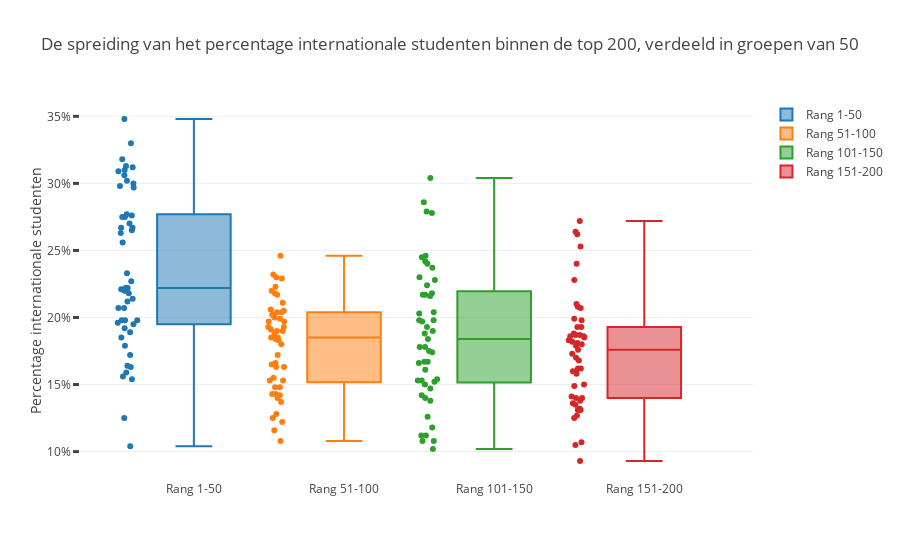

This figure's notebook cell:
### Markdown cell above
Allereerst wordt de structuur van de data story uitgelegd. De story is opgesplitst in twee delen: in de eerste helft wordt gekeken naar de verschillen tussen de top 200 universiteiten, verdeeld in vier groepen; in de tweede helft wordt gekeken naar verschillen op internationaal niveau. Dit wordt gedaan om een conclusie te kunnen trekken met betrekking tot verschillen in de internationale en/of totale score. Wanneer de top 200 in vier groepen wordt gesplitst, is te zien dat het gemiddelde percentage internationale studenten tussen groepen weinig verschilt, zie bovenstaande plot.

### Code cell
boxplot_intstudents()

### Figure 1 — Plotly figure (JSON) as saved in the notebook; plotly's stock layout.template omitted (floating-point values rounded to 4 significant figures)
{"data": [{"boxpoints": "all", "jitter": 0.3, "name": "Rang 1-50", "pointpos": -1.8, "type": "box", "uid": "4784aeb8-02a1-4bcf-a30e-a5179931cbd6", "y": [26.7, 27.6, 29.7, 26.5, 31.2, 30.6, 31, 33, 30.9, 25.6, 19.8, 22.7, 22.2, 30.2, 26.3, 19.6, 26.7, 19.2, 17.2, 19.5, 27.5, 31.3, 12.5, 27, 17.9, 21.2, 19.8, 19.8, 16.4, 16.3, 27.5, 21.4, 22, 34.8, 20.7, 29.8, 27.7, 22.1, 22.2, 31.8, 21.8, 15.9, 23.3, 18.9, 20.7, 18.5, 15.6, 30, 15.4, 10.4]}, {"boxpoints": "all", "jitter": 0.3, "name": "Rang 51-100", "pointpos": -1.8, "type": "box", "uid": "369a17da-a150-45ae-80e7-43bd16565949", "y": [16.3, 12.5, 15.5, 19.3, 23.2, 21.8, 18.8, 16.5, 19, 20.4, 24.6, 15.3, 11.6, 22.9, 13.7, 10.8, 12.2, 22, 19.1, 20.2, 19, 23, 20, 18.3, 20.6, 19.3, 16.6, 16.3, 21.1, 18.5, 20.5, 18.4, 19.7, 21.7, 22.3, 18, 20.4, 14, 14.8, 14.2, 14.3, 17.2, 15.3, 18.5, 14.8, 12.8, 19.9, 19.7, 14.3]}, {"boxpoints": "all", "jitter": 0.3, "name": "Rang 101-150", "pointpos": -1.8, "type": "box", "uid": "ea8661f1-01e3-4586-a52f-ef7c64eec04f", "y": [24, 18.8, 19.7, 14, 15.2, 27.8, 19.8, 16.7, 22.8, 28.6, 15, 18.4, 23.7, 23, 14.2, 21.7, 24.2, 20.4, 17.8, 22.4, 10.8, 11.2, 21.7, 10.8, 16.6, 19, 17.8, 21.6, 21.8, 24.6, 14.7, 24.5, 10.2, 15.4, 11.8, 19.8, 19.3, 16.7, 20.3, 15.3, 17.4, 13.8, 12.6, 30.4, 17.5, 11.2, 16.1, 27.9, 15.3]}, {"boxpoints": "all", "jitter": 0.3, "name": "Rang 151-200", "pointpos": -1.8, "type": "box", "uid": "3ac59e2f-ad53-405d-a525-32b3242ebd80", "y": [26.4, 18.5, 13.1, 13.5, 13.6, 24, 13.8, 12.7, 18, 19.9, 15.8, 9.3, 18.6, 13.1, 10.5, 18.1, 17.6, 20.7, 18.6, 18.7, 19.3, 17.3, 20.8, 17, 25.3, 15, 17.9, 14, 14.1, 16.2, 16, 10.7, 16.8, 18.8, 12.5, 22.8, 19.3, 16, 14.9, 13.2, 14, 18.3, 18.7, 18.2, 19.8, 26.2, 21, 16.2, 27.2]}], "layout": {"title": {"text": "De spreiding van het percentage internationale studenten binnen de top 200, verdeeld in groepen van 50"}, "yaxis": {"ticklen": 6, "ticksuffix": "%", "tickwidth": 3, "title": {"text": "Percentage internationale studenten"}}}}
